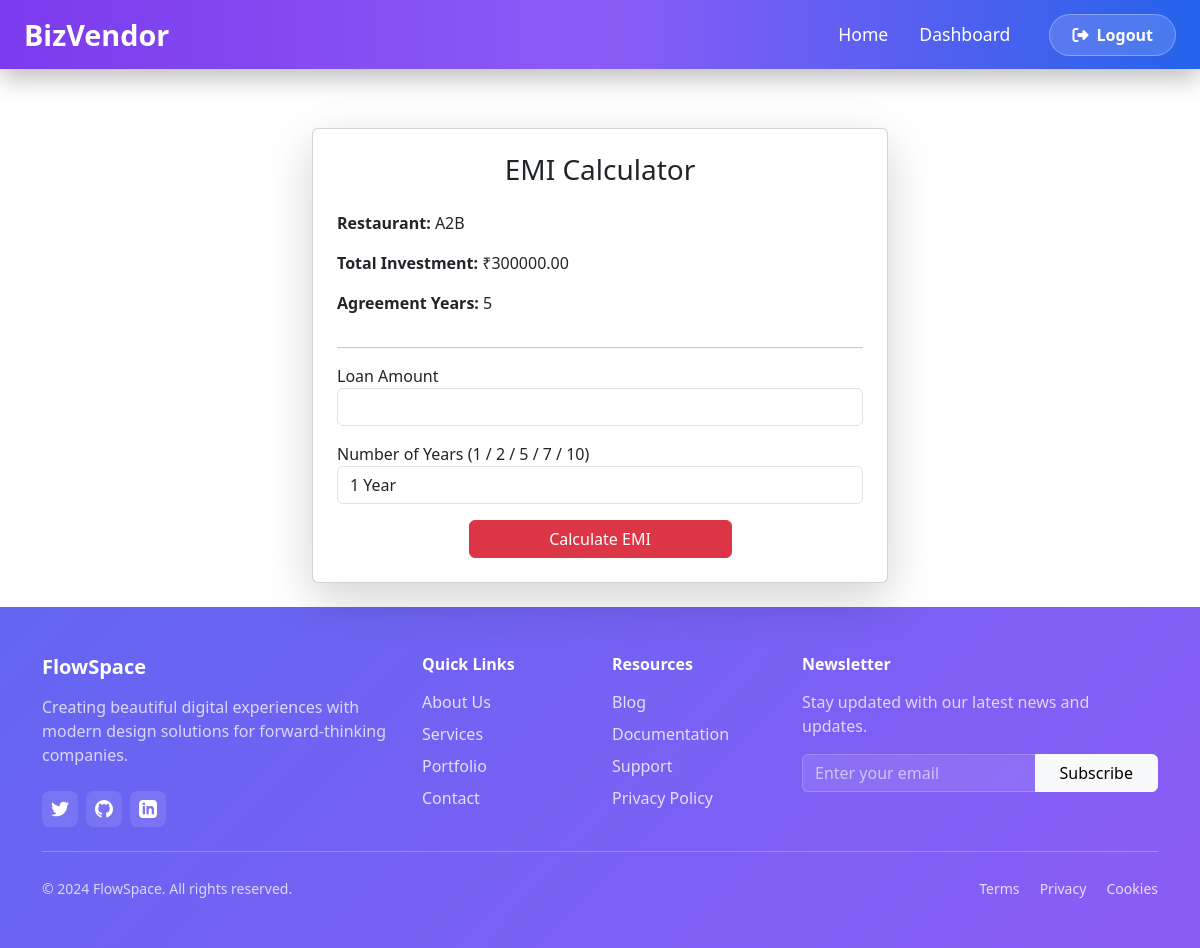
Screenshot of /emicalculation/1/ (signed in) with the database file from the repository.
### vendorapp/models.py (models this page shows, shortened)
class Multivendors(models.Model):
    user = models.OneToOneField(User, on_delete=models.CASCADE)
    restaurant_name = models.CharField(max_length=100)
    address = models.CharField(max_length=100)
    city = models.CharField(max_length=100)
    state = models.CharField(max_length=100)
    zip_code = models.PositiveBigIntegerField()
    restaurant_lic = models.ImageField(upload_to='images/', blank=True, null=True)
    restaurant_img = models.ImageField(upload_to='images/', blank=True, null=True)
    user_type = models.CharField(max_length=50, default='vendor', editable=False)
    approved = models.BooleanField(default=False)
    password = models.CharField(max_length=100)
    franchise = models.BooleanField(default=False)

class Franchise(models.Model):
    vendor = models.ForeignKey(Multivendors, related_name='franchises', on_delete=models.CASCADE)
    total_investment = models.DecimalField(max_digits=10, decimal_places=2)
    aggr_years = models.PositiveIntegerField()
    profit_sharing = models.DecimalField(max_digits=5, decimal_places=2)
    description = models.CharField(max_length=255)

### vendorapp/views.py (the view, shortened to what this page needs)
# urls.py: path('emicalculation/<int:id>/', views.emicalculation, name='emicalculation'),
@login_required(login_url='login')
def emicalculation(request, id):
    vendor = get_object_or_404(Multivendors, id=id)
    franchise = vendor.franchises.first()
    emi = None
    error = None
    interest_rate = None
    years = None
    return render(request, 'vendors/emi_calci.html', {
        'vendor': vendor,
        'franchise': franchise,
        'emi': emi,
        'error': error,
        'years':years,
        'interest_rate': interest_rate
    })

### templates/vendors/emi_calci.html (shortened to what this page needs)
{% extends 'vendors/base.html' %}
{% block content %}
<div class="container mt-5 col-md-6 offset-md-3 fade-in mb-4">
    <div class="card p-4 shadow-lg">
        <h3 class="text-center mb-4">EMI Calculator</h3>
        <p><strong>Restaurant:</strong> {{ vendor.restaurant_name }}</p>
        <p><strong>Total Investment:</strong> ₹{{ franchise.total_investment }}</p>
        <p><strong>Agreement Years:</strong> {{ franchise.aggr_years }}</p>
        <hr>
        <form method="post">
            <div class="mb-3">
                <label>Loan Amount</label>
                <input type="number" name="loan_amount" class="form-control" required>
            </div>
            <div class="mb-3 ">
                <label>Number of Years (1 / 2 / 5 / 7 / 10)</label>
                <select name="years" id="years" class="form-control" required>
                    <option value="1">1 Year</option>
                </select>
            </div>
            <button type="submit" class="btn btn-danger w-50 mx-auto d-block">
                Calculate EMI
            </button>
        </form>
    </div>
</div>
{% endblock %}

### static/style.css (style rules this page uses)
body { padding-top: 80px; }

### rows the page displays
Multivendors: restaurant_name "A2B"
Franchise: total_investment "300000.00", aggr_years "5"
